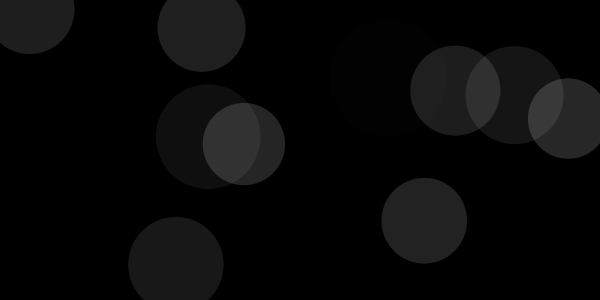
Frame 1 (no input)
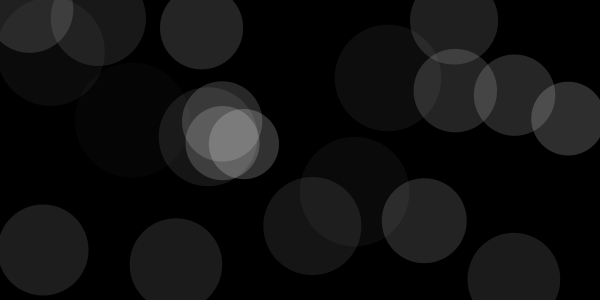
Frame 60 (the mouse pressed at the canvas centre just before this capture)
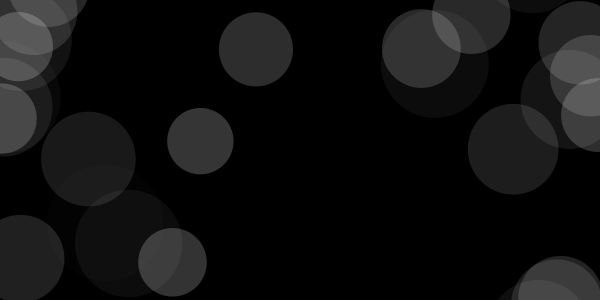
Frame 120 (the mouse held since frame 60 and released just before this capture)

The Processing sketch that drew these frames (run headless with seeded random() and noise(); from frame 60 on, the mouse is pressed at the canvas centre):

// Processing sketch: processing_17840
// ── processing_17840.pde

Spot[] sp = new Spot[3600];
Integrator[] X = new Integrator[3600];
Integrator[] Y = new Integrator[3600];

int spotNum = 10;
int count = 0;
 
void setup() {
  size(600, 300);
  smooth();
  frameRate(60);
  for (int i = 0; i < sp.length; i++) {
    sp[i] = new Spot(random(width), random(height), random(80,120), random(0.1,0.5), true);
    X[i] = new Integrator(sp[i].x, 0.5, 0.2);
    Y[i] = new Integrator(sp[i].y, 0.5, 0.2);
  }
}
 
void draw() {
  background(0);
  
  for (int i = 0; i < spotNum; i++) {
    if (sp[i].flag) {
      sp[i].drop();
    } else {
      X[i].update();
      Y[i].update();
      sp[i].x = X[i].value;
      sp[i].y = Y[i].value;
    }
    sp[i].display();
  }
}

void mousePressed() {
  for (int i = 0; i < spotNum; i++) {
    float distance = dist(width/2, height/2, sp[i].x, sp[i].y);
    X[i].target(width/2 + 300/distance*(sp[i].x-width/2));
    Y[i].target(height/2 + 300/distance*(sp[i].y-height/2));
  }
}
 
//Spotクラスを定義
class Spot {
  float x, y, diameter, speed; // x座標, y座標, 直径, 速さ
  boolean flag; //60フレーム再生したらdropしないためのフラグ
 
  Spot(float _x, float _y, float _diameter, float _speed, boolean _flag) {
    x = _x;
    y = _y;
    diameter = _diameter;
    speed = _speed;
    flag = _flag;
  }
 
  //まるが小さくなる
  void drop() {
    count++;
    if (count < 60) {
      diameter -= speed;
    } else {
      count = 0;
      flag = false;
      spotNum++;
      if (spotNum > 3600) spotNum = 3600;
      
    }
  }
 
  //表示
  void display() {
    fill(255, 120-diameter);
    noStroke();
    ellipse(x, y, diameter, diameter);
  }
}

class Integrator {
  
  final float DAMPING = 0.5f;
  final float ATTRACTION = 0.2f;
  
  float value;
  float vel;
  float accel;
  float force;
  float mass = 1;
  
  float damping = DAMPING;
  float attraction = ATTRACTION;
  boolean targeting;
  float target;
  
  
  Integrator() {
  }
  
  
  Integrator(float value) {
    this.value = value;
  }
  
  
  Integrator(float value, float damping, float attraction) {
    this.value = value;
    this.damping = damping;
    this.attraction = attraction;
  }
  
  
  void set(float v) {
    value = v;
  }
  
  
  void update() {
    if (targeting) {
      force += attraction * (target - value);    
    }
  
    accel = force / mass;
    vel = (vel + accel) * damping;
    value += vel;
  
    force = 0;
  }
  
  
  void target(float t) {
    targeting = true;
    target = t;
  }
}
